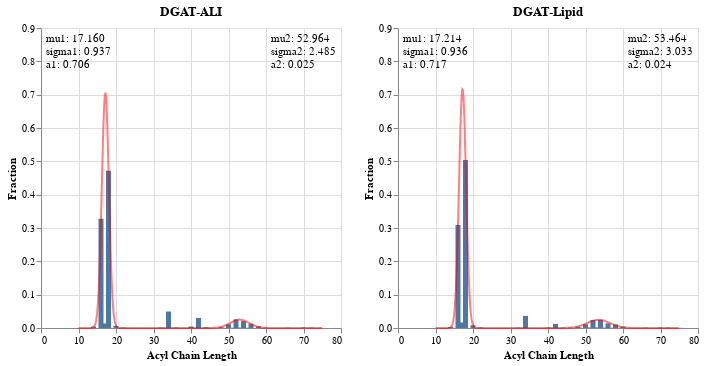

The cell this chart's notebook holds for it:
### Markdown cell above
#### Bimodal Gaussian

### Code cell
chart_list = []
def gauss(x,mu,sigma,A):
    return A*np.exp(-(x-mu)**2/(2*sigma**2))

def bimodal(x,mu1,sigma1,A1,mu2,sigma2,A2):
    return gauss(x,mu1,sigma1,A1)+gauss(x,mu2,sigma2,A2)

for protein in ptnstd['Mutation'].unique():
    source = ptnstd[ptnstd['Mutation'] == protein]
    
    # create error bars
    err = alt.Chart(source).mark_errorbar(extent='stdev').encode(
        x='Acyl Chain Length:Q',
        y='Fraction:Q',
    )
    
    # create histogram
    bar = alt.Chart(source).mark_bar().encode(
        x='Acyl Chain Length:Q',
        y=alt.Y('mean(Fraction):Q').scale(domain=[0,.9]),
    ).properties(title=protein)
    
    # create gaussian
    x = ptns[(ptns['Acyl Chain Length'] % 2 == 0)]['Acyl Chain Length']
    y = ptns[protein].loc[x.index]
    
    # expected vals
    x1 = x[(x <= 20)]
    y1 = ptns[protein].loc[x1.index]
    x2 = x[(x >= 50) & (x <= 60)]
    y2 = ptns[protein].loc[x2.index]
    
    n1 = sum(y1)
    mean1 = sum(x1*y1)/n1                  
    sigma1 = sum(y1*(x1-mean1)**2)/n1
    a1 = max(y1)
    
    n2 = sum(y2)                         
    mean2 = sum(x2*y2)/n2                  
    sigma2 = sum(y2*(x2-mean2)**2)/n2
    a2=max(y2)
    
    expected = [mean1, sigma1, a1, mean2, sigma2, a2]
    # print(protein, expected)
    
    popt,pcov = curve_fit(bimodal,x,y,p0=expected)
    
    xx = np.linspace(10, 75, 500)
    
    s = pd.DataFrame({'Acyl Chain Length':xx, 'y':bimodal(xx, *popt)})
    
    gaus = alt.Chart(s).mark_line(color='red', opacity=0.5).encode(
        x='Acyl Chain Length:Q',
        y='y:Q'
    )
    
    text1 = alt.Chart({'values':[{}]}).mark_text(
        align="left", baseline="top"
    ).encode(
        x=alt.value(5),  # pixels from left
        y=alt.value(5),  # pixels from top
        text=alt.value([f"mu1: {popt[0]:.3f}", f"sigma1: {popt[1]:.3f}", f"a1: {popt[2]:.3f}"])
    )
    
    text2 = alt.Chart({'values':[{}]}).mark_text(
        align="left", baseline="top"
    ).encode(
        x=alt.value(230),  # pixels from left
        y=alt.value(5),  # pixels from top
        text=alt.value([f"mu2: {popt[3]:.3f}", f"sigma2: {popt[4]:.3f}", f"a2: {popt[5]:.3f}"])
    )
    
    # append to chart list
    chart = bar + err + gaus + text1 + text2
    
    chart_list.append(chart)
    
ss_bimodal = alt.hconcat(*chart_list[:2]) & alt.hconcat(*chart_list[2:])
ss_bimodal.save('graphs/dgat_lipid_ali/chain_length/BimodalHistogram_SidebySide.png', ppi=300)
ss_bimodal

### Figure 1 — Vega-Lite specification as saved in the notebook (floating-point values rounded to 4 significant figures; data arrays with more than 128 entries replaced by an {"elided": "..."} marker saying what was removed)
{"config": {"view": {"continuousWidth": 300, "continuousHeight": 300}}, "vconcat": [{"hconcat": [{"layer": [{"mark": {"type": "bar"}, "encoding": {"x": {"field": "Acyl Chain Length", "type": "quantitative"}, "y": {"aggregate": "mean", "field": "Fraction", "scale": {"domain": [0, 0.9]}, "type": "quantitative"}}, "title": "DGAT-ALI"}, {"mark": {"type": "errorbar", "extent": "stdev"}, "encoding": {"x": {"field": "Acyl Chain Length", "type": "quantitative"}, "y": {"field": "Fraction", "type": "quantitative"}}}, {"data": {"name": "data-eae68f56b6fce1df5aa37b2ed087e39e"}, "mark": {"type": "line", "color": "red", "opacity": 0.5}, "encoding": {"x": {"field": "Acyl Chain Length", "type": "quantitative"}, "y": {"field": "y", "type": "quantitative"}}}, {"data": {"name": "empty"}, "mark": {"type": "text", "align": "left", "baseline": "top"}, "encoding": {"text": {"value": ["mu1: 17.160", "sigma1: 0.937", "a1: 0.706"]}, "x": {"value": 5}, "y": {"value": 5}}}, {"data": {"name": "empty"}, "mark": {"type": "text", "align": "left", "baseline": "top"}, "encoding": {"text": {"value": ["mu2: 52.964", "sigma2: 2.485", "a2: 0.025"]}, "x": {"value": 230}, "y": {"value": 5}}}], "data": {"name": "data-02c94a1d98e98e033ef73ae8d6f35475"}}, {"layer": [{"mark": {"type": "bar"}, "encoding": {"x": {"field": "Acyl Chain Length", "type": "quantitative"}, "y": {"aggregate": "mean", "field": "Fraction", "scale": {"domain": [0, 0.9]}, "type": "quantitative"}}, "title": "DGAT-Lipid"}, {"mark": {"type": "errorbar", "extent": "stdev"}, "encoding": {"x": {"field": "Acyl Chain Length", "type": "quantitative"}, "y": {"field": "Fraction", "type": "quantitative"}}}, {"data": {"name": "data-b729d30c6662dd72b57b89e487169b6c"}, "mark": {"type": "line", "color": "red", "opacity": 0.5}, "encoding": {"x": {"field": "Acyl Chain Length", "type": "quantitative"}, "y": {"field": "y", "type": "quantitative"}}}, {"data": {"name": "empty"}, "mark": {"type": "text", "align": "left", "baseline": "top"}, "encoding": {"text": {"value": ["mu1: 17.214", "sigma1: 0.936", "a1: 0.717"]}, "x": {"value": 5}, "y": {"value": 5}}}, {"data": {"name": "empty"}, "mark": {"type": "text", "align": "left", "baseline": "top"}, "encoding": {"text": {"value": ["mu2: 53.464", "sigma2: 3.033", "a2: 0.024"]}, "x": {"value": 230}, "y": {"value": 5}}}], "data": {"name": "data-757360a4093509a2f328354c4c2ff0a2"}}]}, {"hconcat": []}], "$schema": "https://vega.github.io/schema/vega-lite/v5.17.0.json", "datasets": {"data-02c94a1d98e98e033ef73ae8d6f35475": [{"Mutation": "DGAT-ALI", "Acyl Chain Length": 12, "Fraction": 0.0}, {"Mutation": "DGAT-ALI", "Acyl Chain Length": 13, "Fraction": 0.0}, {"Mutation": "DGAT-ALI", "Acyl Chain Length": 14, "Fraction": 0.004174}, {"Mutation": "DGAT-ALI", "Acyl Chain Length": 15, "Fraction": 0.0}, {"Mutation": "DGAT-ALI", "Acyl Chain Length": 16, "Fraction": 0.3277}, {"Mutation": "DGAT-ALI", "Acyl Chain Length": 17, "Fraction": 0.0137}, {"Mutation": "DGAT-ALI", "Acyl Chain Length": 18, "Fraction": 0.472}, {"Mutation": "DGAT-ALI", "Acyl Chain Length": 19, "Fraction": 0.0}, {"Mutation": "DGAT-ALI", "Acyl Chain Length": 20, "Fraction": 0.006505}, {"Mutation": "DGAT-ALI", "Acyl Chain Length": 22, "Fraction": 0.001066}, {"Mutation": "DGAT-ALI", "Acyl Chain Length": 24, "Fraction": 0.0001274}, {"Mutation": "DGAT-ALI", "Acyl Chain Length": 32, "Fraction": 0.001086}, {"Mutation": "DGAT-ALI", "Acyl Chain Length": 34, "Fraction": 0.04937}, {"Mutation": "DGAT-ALI", "Acyl Chain Length": 36, "Fraction": 0.001176}, {"Mutation": "DGAT-ALI", "Acyl Chain Length": 38, "Fraction": 0.000296}, {"Mutation": "DGAT-ALI", "Acyl Chain Length": 40, "Fraction": 0.004442}, {"Mutation": "DGAT-ALI", "Acyl Chain Length": 42, "Fraction": 0.0302}, {"Mutation": "DGAT-ALI", "Acyl Chain Length": 44, "Fraction": 0.00201}, {"Mutation": "DGAT-ALI", "Acyl Chain Length": 45, "Fraction": 0.0}, {"Mutation": "DGAT-ALI", "Acyl Chain Length": 46, "Fraction": 0.0004068}, {"Mutation": "DGAT-ALI", "Acyl Chain Length": 47, "Fraction": 0.0}, {"Mutation": "DGAT-ALI", "Acyl Chain Length": 48, "Fraction": 0.002494}, {"Mutation": "DGAT-ALI", "Acyl Chain Length": 49, "Fraction": 0.0004346}, {"Mutation": "DGAT-ALI", "Acyl Chain Length": 50, "Fraction": 0.01114}, {"Mutation": "DGAT-ALI", "Acyl Chain Length": 51, "Fraction": 0.000923}, {"Mutation": "DGAT-ALI", "Acyl Chain Length": 52, "Fraction": 0.0258}, {"Mutation": "DGAT-ALI", "Acyl Chain Length": 53, "Fraction": 0.001439}, {"Mutation": "DGAT-ALI", "Acyl Chain Length": 54, "Fraction": 0.02078}, {"Mutation": "DGAT-ALI", "Acyl Chain Length": 55, "Fraction": 0.0007423}, {"Mutation": "DGAT-ALI", "Acyl Chain Length": 56, "Fraction": 0.01269}, {"Mutation": "DGAT-ALI", "Acyl Chain Length": 57, "Fraction": 0.0001232}, {"Mutation": "DGAT-ALI", "Acyl Chain Length": 58, "Fraction": 0.004587}, {"Mutation": "DGAT-ALI", "Acyl Chain Length": 59, "Fraction": 0.0}, {"Mutation": "DGAT-ALI", "Acyl Chain Length": 60, "Fraction": 0.0008984}, {"Mutation": "DGAT-ALI", "Acyl Chain Length": 62, "Fraction": 0.0}, {"Mutation": "DGAT-ALI", "Acyl Chain Length": 64, "Fraction": 0.0001595}, {"Mutation": "DGAT-ALI", "Acyl Chain Length": 66, "Fraction": 0.0007258}, {"Mutation": "DGAT-ALI", "Acyl Chain Length": 68, "Fraction": 0.0001369}, {"Mutation": "DGAT-ALI", "Acyl Chain Length": 70, "Fraction": 0.001453}, {"Mutation": "DGAT-ALI", "Acyl Chain Length": 72, "Fraction": 0.001071}, {"Mutation": "DGAT-ALI", "Acyl Chain Length": 74, "Fraction": 0.0001554}, {"Mutation": "DGAT-ALI", "Acyl Chain Length": 76, "Fraction": 0.0}], "data-eae68f56b6fce1df5aa37b2ed087e39e": {"elided": "500 records"}, "empty": [{}], "data-757360a4093509a2f328354c4c2ff0a2": [{"Mutation": "DGAT-Lipid", "Acyl Chain Length": 12, "Fraction": 6.724e-05}, {"Mutation": "DGAT-Lipid", "Acyl Chain Length": 13, "Fraction": 0.0}, {"Mutation": "DGAT-Lipid", "Acyl Chain Length": 14, "Fraction": 0.003045}, {"Mutation": "DGAT-Lipid", "Acyl Chain Length": 15, "Fraction": 0.0004942}, {"Mutation": "DGAT-Lipid", "Acyl Chain Length": 16, "Fraction": 0.3092}, {"Mutation": "DGAT-Lipid", "Acyl Chain Length": 17, "Fraction": 0.01667}, {"Mutation": "DGAT-Lipid", "Acyl Chain Length": 18, "Fraction": 0.5037}, {"Mutation": "DGAT-Lipid", "Acyl Chain Length": 19, "Fraction": 0.0}, {"Mutation": "DGAT-Lipid", "Acyl Chain Length": 20, "Fraction": 0.00826}, {"Mutation": "DGAT-Lipid", "Acyl Chain Length": 22, "Fraction": 0.001403}, {"Mutation": "DGAT-Lipid", "Acyl Chain Length": 24, "Fraction": 9.058e-05}, {"Mutation": "DGAT-Lipid", "Acyl Chain Length": 32, "Fraction": 0.0008887}, {"Mutation": "DGAT-Lipid", "Acyl Chain Length": 34, "Fraction": 0.03634}, {"Mutation": "DGAT-Lipid", "Acyl Chain Length": 36, "Fraction": 0.0001866}, {"Mutation": "DGAT-Lipid", "Acyl Chain Length": 38, "Fraction": 0.0}, {"Mutation": "DGAT-Lipid", "Acyl Chain Length": 40, "Fraction": 0.001354}, {"Mutation": "DGAT-Lipid", "Acyl Chain Length": 42, "Fraction": 0.01242}, {"Mutation": "DGAT-Lipid", "Acyl Chain Length": 44, "Fraction": 0.001116}, {"Mutation": "DGAT-Lipid", "Acyl Chain Length": 45, "Fraction": 0.0}, {"Mutation": "DGAT-Lipid", "Acyl Chain Length": 46, "Fraction": 0.001049}, {"Mutation": "DGAT-Lipid", "Acyl Chain Length": 47, "Fraction": 8.705e-05}, {"Mutation": "DGAT-Lipid", "Acyl Chain Length": 48, "Fraction": 0.003793}, {"Mutation": "DGAT-Lipid", "Acyl Chain Length": 49, "Fraction": 0.0007101}, {"Mutation": "DGAT-Lipid", "Acyl Chain Length": 50, "Fraction": 0.01135}, {"Mutation": "DGAT-Lipid", "Acyl Chain Length": 51, "Fraction": 0.001613}, {"Mutation": "DGAT-Lipid", "Acyl Chain Length": 52, "Fraction": 0.02383}, {"Mutation": "DGAT-Lipid", "Acyl Chain Length": 53, "Fraction": 0.001956}, {"Mutation": "DGAT-Lipid", "Acyl Chain Length": 54, "Fraction": 0.02465}, {"Mutation": "DGAT-Lipid", "Acyl Chain Length": 55, "Fraction": 0.001227}, {"Mutation": "DGAT-Lipid", "Acyl Chain Length": 56, "Fraction": 0.01383}, {"Mutation": "DGAT-Lipid", "Acyl Chain Length": 57, "Fraction": 0.0009482}, {"Mutation": "DGAT-Lipid", "Acyl Chain Length": 58, "Fraction": 0.01059}, {"Mutation": "DGAT-Lipid", "Acyl Chain Length": 59, "Fraction": 0.0006309}, {"Mutation": "DGAT-Lipid", "Acyl Chain Length": 60, "Fraction": 0.00419}, {"Mutation": "DGAT-Lipid", "Acyl Chain Length": 62, "Fraction": 0.0004633}, {"Mutation": "DGAT-Lipid", "Acyl Chain Length": 64, "Fraction": 0.0002406}, {"Mutation": "DGAT-Lipid", "Acyl Chain Length": 66, "Fraction": 0.0009181}, {"Mutation": "DGAT-Lipid", "Acyl Chain Length": 68, "Fraction": 0.0}, {"Mutation": "DGAT-Lipid", "Acyl Chain Length": 70, "Fraction": 0.001495}, {"Mutation": "DGAT-Lipid", "Acyl Chain Length": 72, "Fraction": 0.001225}, {"Mutation": "DGAT-Lipid", "Acyl Chain Length": 74, "Fraction": 0.0}, {"Mutation": "DGAT-Lipid", "Acyl Chain Length": 76, "Fraction": 0.0}], "data-b729d30c6662dd72b57b89e487169b6c": {"elided": "500 records"}}}
